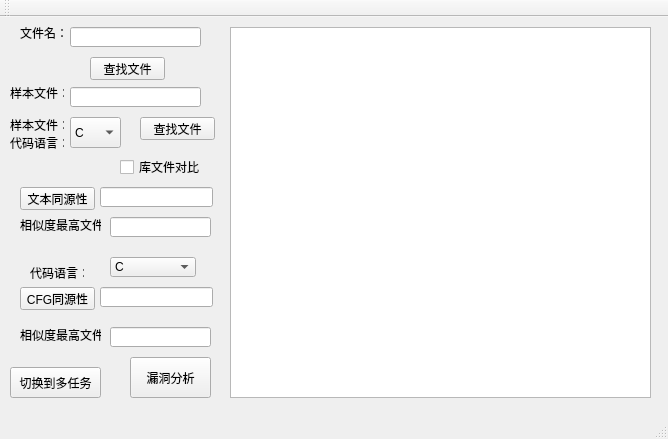
<?xml version="1.0" encoding="UTF-8"?>
<ui version="4.0">
 <class>MainWindow</class>
 <widget class="QMainWindow" name="MainWindow">
  <property name="geometry">
   <rect>
    <x>0</x>
    <y>0</y>
    <width>668</width>
    <height>439</height>
   </rect>
  </property>
  <property name="windowTitle">
   <string>Softsafe_CLQ</string>
  </property>
  <widget class="QWidget" name="centralWidget">
   <widget class="QLabel" name="label">
    <property name="geometry">
     <rect>
      <x>20</x>
      <y>10</y>
      <width>54</width>
      <height>12</height>
     </rect>
    </property>
    <property name="text">
     <string>文件名：</string>
    </property>
   </widget>
   <widget class="QLineEdit" name="lineEdit">
    <property name="geometry">
     <rect>
      <x>70</x>
      <y>10</y>
      <width>131</width>
      <height>20</height>
     </rect>
    </property>
   </widget>
   <widget class="QPushButton" name="pushButton">
    <property name="geometry">
     <rect>
      <x>90</x>
      <y>40</y>
      <width>75</width>
      <height>23</height>
     </rect>
    </property>
    <property name="text">
     <string>查找文件</string>
    </property>
   </widget>
   <widget class="QPushButton" name="pushButton_2">
    <property name="geometry">
     <rect>
      <x>20</x>
      <y>170</y>
      <width>75</width>
      <height>23</height>
     </rect>
    </property>
    <property name="text">
     <string>文本同源性</string>
    </property>
   </widget>
   <widget class="QLineEdit" name="lineEdit_2">
    <property name="geometry">
     <rect>
      <x>100</x>
      <y>170</y>
      <width>113</width>
      <height>20</height>
     </rect>
    </property>
   </widget>
   <widget class="QLabel" name="label_2">
    <property name="geometry">
     <rect>
      <x>20</x>
      <y>200</y>
      <width>81</width>
      <height>16</height>
     </rect>
    </property>
    <property name="text">
     <string>相似度最高文件</string>
    </property>
   </widget>
   <widget class="QLineEdit" name="lineEdit_3">
    <property name="geometry">
     <rect>
      <x>110</x>
      <y>200</y>
      <width>101</width>
      <height>20</height>
     </rect>
    </property>
   </widget>
   <widget class="QPushButton" name="pushButton_3">
    <property name="geometry">
     <rect>
      <x>20</x>
      <y>270</y>
      <width>75</width>
      <height>23</height>
     </rect>
    </property>
    <property name="text">
     <string>CFG同源性</string>
    </property>
   </widget>
   <widget class="QLineEdit" name="lineEdit_4">
    <property name="geometry">
     <rect>
      <x>100</x>
      <y>270</y>
      <width>113</width>
      <height>20</height>
     </rect>
    </property>
   </widget>
   <widget class="QLabel" name="label_3">
    <property name="geometry">
     <rect>
      <x>20</x>
      <y>310</y>
      <width>81</width>
      <height>16</height>
     </rect>
    </property>
    <property name="text">
     <string>相似度最高文件</string>
    </property>
   </widget>
   <widget class="QLineEdit" name="lineEdit_5">
    <property name="geometry">
     <rect>
      <x>110</x>
      <y>310</y>
      <width>101</width>
      <height>20</height>
     </rect>
    </property>
   </widget>
   <widget class="QPushButton" name="pushButton_4">
    <property name="geometry">
     <rect>
      <x>130</x>
      <y>340</y>
      <width>81</width>
      <height>41</height>
     </rect>
    </property>
    <property name="text">
     <string>漏洞分析</string>
    </property>
   </widget>
   <widget class="QTableView" name="tableView">
    <property name="geometry">
     <rect>
      <x>230</x>
      <y>10</y>
      <width>421</width>
      <height>371</height>
     </rect>
    </property>
    <attribute name="horizontalHeaderCascadingSectionResizes">
     <bool>false</bool>
    </attribute>
    <attribute name="verticalHeaderDefaultSectionSize">
     <number>20</number>
    </attribute>
    <attribute name="verticalHeaderMinimumSectionSize">
     <number>10</number>
    </attribute>
   </widget>
   <widget class="QLabel" name="label_4">
    <property name="geometry">
     <rect>
      <x>30</x>
      <y>250</y>
      <width>54</width>
      <height>12</height>
     </rect>
    </property>
    <property name="text">
     <string>代码语言：</string>
    </property>
   </widget>
   <widget class="QComboBox" name="comboBox">
    <property name="geometry">
     <rect>
      <x>110</x>
      <y>240</y>
      <width>86</width>
      <height>20</height>
     </rect>
    </property>
    <item>
     <property name="text">
      <string>C</string>
     </property>
    </item>
    <item>
     <property name="text">
      <string>C++</string>
     </property>
    </item>
    <item>
     <property name="text">
      <string>JAVA</string>
     </property>
    </item>
    <item>
     <property name="text">
      <string>Python</string>
     </property>
    </item>
    <item>
     <property name="text">
      <string>PHP</string>
     </property>
    </item>
   </widget>
   <widget class="QCheckBox" name="checkBox">
    <property name="geometry">
     <rect>
      <x>120</x>
      <y>140</y>
      <width>91</width>
      <height>20</height>
     </rect>
    </property>
    <property name="text">
     <string>库文件对比</string>
    </property>
   </widget>
   <widget class="QLabel" name="label_5">
    <property name="geometry">
     <rect>
      <x>10</x>
      <y>70</y>
      <width>54</width>
      <height>12</height>
     </rect>
    </property>
    <property name="text">
     <string>样本文件：</string>
    </property>
   </widget>
   <widget class="QLineEdit" name="lineEdit_6">
    <property name="geometry">
     <rect>
      <x>70</x>
      <y>70</y>
      <width>131</width>
      <height>20</height>
     </rect>
    </property>
   </widget>
   <widget class="QPushButton" name="pushButton_5">
    <property name="geometry">
     <rect>
      <x>140</x>
      <y>100</y>
      <width>75</width>
      <height>23</height>
     </rect>
    </property>
    <property name="text">
     <string>查找文件</string>
    </property>
   </widget>
   <widget class="QComboBox" name="comboBox_2">
    <property name="geometry">
     <rect>
      <x>70</x>
      <y>100</y>
      <width>51</width>
      <height>31</height>
     </rect>
    </property>
    <item>
     <property name="text">
      <string>C</string>
     </property>
    </item>
    <item>
     <property name="text">
      <string>C++</string>
     </property>
    </item>
    <item>
     <property name="text">
      <string>JAVA</string>
     </property>
    </item>
    <item>
     <property name="text">
      <string>Python</string>
     </property>
    </item>
    <item>
     <property name="text">
      <string>PHP</string>
     </property>
    </item>
   </widget>
   <widget class="QLabel" name="label_6">
    <property name="geometry">
     <rect>
      <x>10</x>
      <y>120</y>
      <width>54</width>
      <height>12</height>
     </rect>
    </property>
    <property name="text">
     <string>代码语言：</string>
    </property>
   </widget>
   <widget class="QLabel" name="label_7">
    <property name="geometry">
     <rect>
      <x>10</x>
      <y>100</y>
      <width>54</width>
      <height>16</height>
     </rect>
    </property>
    <property name="text">
     <string>样本文件：</string>
    </property>
   </widget>
   <widget class="QPushButton" name="pushButton_6">
    <property name="geometry">
     <rect>
      <x>10</x>
      <y>350</y>
      <width>91</width>
      <height>31</height>
     </rect>
    </property>
    <property name="text">
     <string>切换到多任务</string>
    </property>
   </widget>
  </widget>
  <widget class="QMenuBar" name="menuBar">
   <property name="geometry">
    <rect>
     <x>0</x>
     <y>0</y>
     <width>668</width>
     <height>23</height>
    </rect>
   </property>
  </widget>
  <widget class="QToolBar" name="mainToolBar">
   <attribute name="toolBarArea">
    <enum>TopToolBarArea</enum>
   </attribute>
   <attribute name="toolBarBreak">
    <bool>false</bool>
   </attribute>
  </widget>
  <widget class="QStatusBar" name="statusBar"/>
 </widget>
 <layoutdefault spacing="6" margin="11"/>
 <resources/>
 <connections/>
</ui>
